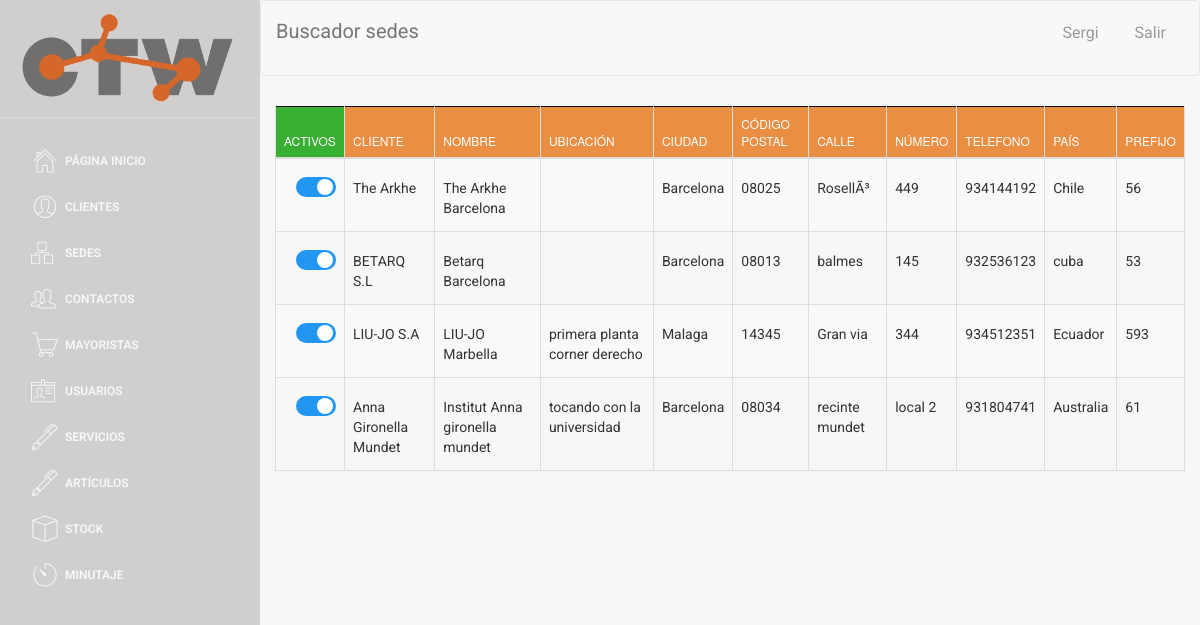
The app's page /buscador/buscador_sedes.php (signed in), older data.
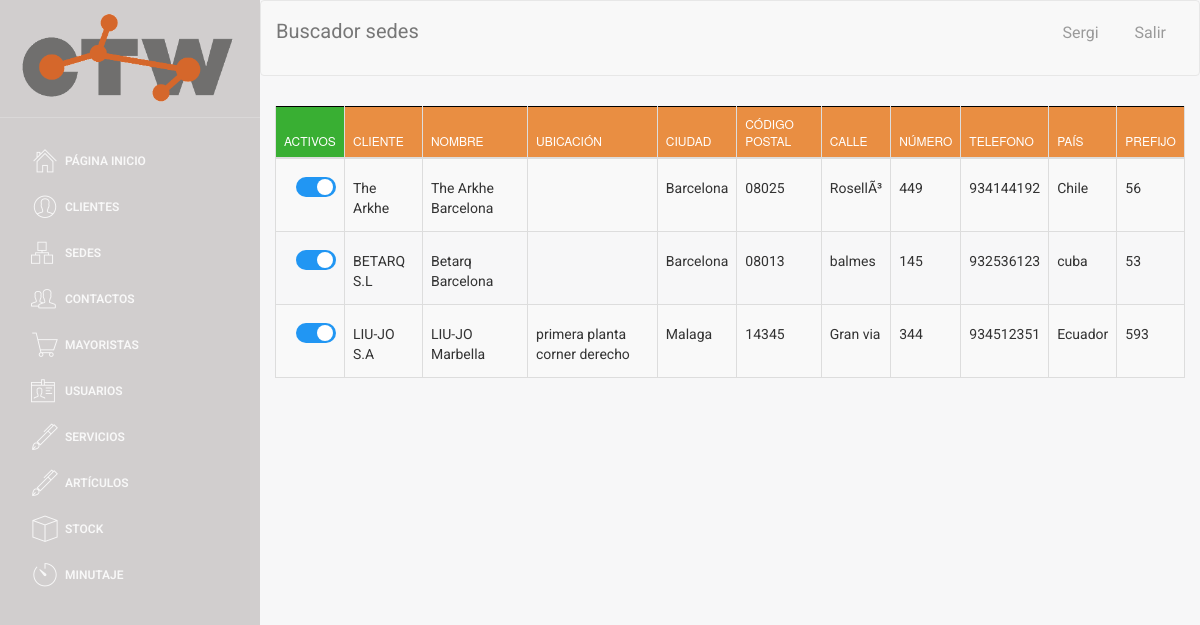
The same page, newer data.
### tables this page shows
CREATE TABLE `SEDE` (
  `ID_SEDE` int(5) NOT NULL,
  `NIF_cliente` varchar(9) DEFAULT NULL,
  `nombre` varchar(40) DEFAULT NULL,
  `ubicacion` varchar(50) DEFAULT NULL,
  `ciudad` varchar(25) NOT NULL,
  `codigo_postal` varchar(10) NOT NULL,
  `calle` varchar(30) NOT NULL,
  `numero` varchar(8) NOT NULL,
  `telefono` int(9) NOT NULL,
  `pais` varchar(30) DEFAULT NULL,
  `prefijo` int(5) DEFAULT NULL,
  `activo` tinyint(1) NOT NULL DEFAULT '1'
);

CREATE TABLE `CLIENTE` (
  `NIF_EMPRESA` varchar(9) NOT NULL,
  `nif_intra` varchar(20) DEFAULT NULL,
  `nombre_comercial` varchar(35) NOT NULL,
  `nombre_completo` varchar(60) NOT NULL,
  `telefono` int(9) NOT NULL,
  `email` varchar(30) NOT NULL,
  `ciudad_facturacion` varchar(25) NOT NULL,
  `codigo_postal_facturacion` varchar(10) NOT NULL,
  `calle_facturacion` varchar(30) NOT NULL,
  `numero_facturacion` varchar(8) NOT NULL,
  `ciudad_envio` varchar(25) NOT NULL,
  `codigo_postal_envio` varchar(10) NOT NULL,
  `calle_envio` varchar(30) NOT NULL,
  `numero_envio` varchar(8) NOT NULL,
  `IBAN` varchar(34) NOT NULL,
  `SEPA` varchar(2) NOT NULL,
  `pais` varchar(30) DEFAULT NULL,
  `prefijo` int(5) DEFAULT NULL,
  `activo` tinyint(1) NOT NULL
);

### web/assets/php/selects.php (called while the page is built, shortened)
<?php
function select_all_sede_activo()
{
    $conn = connect();
    $sql = "SELECT *,s.activo as s_activo, s.telefono as s_telefono
    FROM SEDE S, CLIENTE C
    WHERE S.NIF_cliente = C.NIF_EMPRESA";
    $data = $conn->query($sql);
    return $data;
}
function select_nombre_cliente($NIF_cliente)
{
    $conn = connect();
    $sql = "SELECT nombre_comercial
    FROM CLIENTE WHERE NIF_EMPRESA = '" . $NIF_cliente . "'";
    $data = $conn->query($sql);
    $row = $data->fetch_assoc();
    $nombre_cliente = $row['nombre_comercial'];
    return $nombre_cliente;
}

### web/buscador/buscador_sedes.php (the view, shortened to what this page needs)
<!doctype html>
<?php
include('../assets/php/selects.php');
include('../assets/php/functions.php');
if ($_SESSION["login_done"] == true){
?>
<html lang="en">
<head>
</head>
<body>
<div class="wrapper">
    <div class="sidebar">
        <div class="sidebar-wrapper">
        </div>
    </div>
    <div class="main-panel">
        <nav class="navbar navbar-default navbar-fixed">
            <div class="container-fluid">
                <div class="navbar-header">
                <a class="navbar-brand">Buscador sedes</a>
            </div>
            <div class="collapse navbar-collapse">
            </div>
        </div>
        </nav>
        <div class="content">
            <div class="container-fluid">
                <div class="row">
                    <div>
                        <div>
                            <table id="buscador_sede" class="table table-striped table-bordered">
                                <thead>
                                <tr>
                                    <th style="background-color: #39AF33; width: 3px;">Activos</th>
                                    <th>Cliente</th>
                                    <th>Nombre</th>
                                    <th>Ubicación</th>
                                    <th>Ciudad</th>
                                    <th>Código postal</th>
                                    <th>Calle</th>
                                    <th>Número</th>
                                    <th>Telefono</th>
                                    <th>País</th>
                                    <th>Prefijo</th>
                                </tr>
                                </thead>
                                <tbody>
                                <?php
                                $data = select_all_sede_activo();
                                if ($data->num_rows > 0) {
                                    while ($row = $data->fetch_assoc()) {
                                        $pk = $row['ID_SEDE'];
                                        ?>
                                        <tr>
                                            <?php checkbox_sede($row['s_activo'], $row['ID_SEDE']) ?>
                                            <td><label style="margin-top: 11px;">
                                                    <a data-pk=<?php echo "\"$pk\""; ?>>
                                                        <?php
                                                        $nif_cliente = $row['NIF_cliente'];
                                                        $nombreCliente = select_nombre_cliente($nif_cliente);
                                                        echo $nombreCliente;
                                                        ?>
                                                    </a></label></td>
                                            <td><label style="margin-top: 11px;"><a href="#" class="nombre"
                                                                                    data-pk=<?php echo "\"$pk\""; ?>><?php echo $row['nombre'] ?> </a></label>
                                            </td>
                                            <td><label style="margin-top: 11px;"><a href="#" class="ubicacion"
                                                                                    data-pk=<?php echo "\"$pk\""; ?>><?php echo $row['ubicacion'] ?> </a></label>
                                            </td>
                                            <td><label style="margin-top: 11px;"><a href="#" class="ciudad"
                                                                                    data-pk=<?php echo "\"$pk\""; ?>><?php echo $row['ciudad'] ?> </a></label>
                                            </td>
                                            <td><label style="margin-top: 11px;"><a href="#" class="codigo_postal"
                                                                                    data-pk=<?php echo "\"$pk\""; ?>><?php echo $row['codigo_postal'] ?> </a></label>
                                            </td>
                                            <td><label style="margin-top: 11px;"><a href="#" class="calle"
                                                                                    data-pk=<?php echo "\"$pk\""; ?>><?php echo $row['calle'] ?> </a></label>
                                            </td>
                                            <td><label style="margin-top: 11px;"><a href="#" class="numero"
                                                                                    data-pk=<?php echo "\"$pk\""; ?>><?php echo $row['numero'] ?> </a></label>
                                            </td>
                                            <td><label style="margin-top: 11px;"><a href="#" class="telefono"
                                                                                    data-pk=<?php echo "\"$pk\""; ?>><?php echo $row['s_telefono'] ?> </a></label>
                                            </td>
                                            <td><label style="margin-top: 11px;"><a href="#" class="pais"
                                                                                    data-pk=<?php echo "\"$pk\""; ?>><?php echo $row['pais'] ?> </a></label>
                                            </td>
                                            <td><label style="margin-top: 11px;"><a href="#" class="prefijo"
                                                                                    data-pk=<?php echo "\"$pk\""; ?>><?php echo $row['prefijo'] ?> </a>
                                            </td>
                                        </tr>
                                        <?php
                                    }
                                } else {
                                    echo "0 results";
                                }
                                ?>
                                </tbody>
                            </table>
                        </div>
                    </div>
                </div>
            </div>
        </div>
    </div>
</div>
</body>
</html>
<?php
} else {
    echo "false";
    header("location:../index.php");
}
?>

### web/assets/php/functions.php (shortened to what this page needs)
<html>
    <?php
function checkbox_sede($activo, $ID_SEDE)
{
    if ($activo == 0) {
        echo "<td><label style=\"margin-top: 10px; margin-left:12px;\" class=\"switcha\" ><a class=\"checkbox_activo\">&nbsp;0</a><input  type=\"checkbox\" onchange=\" onchange_sede($ID_SEDE, $activo)\"><div  class=\"slider rounda\"></div></label></td>";
    } else {
        echo "<td><label style=\"margin-top: 10px; margin-left:12px;\" class=\"switcha\"><a  class=\"checkbox_activo\">&nbsp;1</a><input  type=\"checkbox\" checked onchange=\" onchange_sede($ID_SEDE, $activo)\" ><div  class=\"slider rounda\"></div></label></td>";
    }
}
?>
</html>

### web/assets/css/micss.css (style rules this page uses)
.switcha { position: relative; display: inline-block; width: 40px; height: 20px; }
.slider { position: absolute; cursor: pointer; top: 0; left: 0; right: 0; bottom: 0; background-color: #ccc; -webkit-transition: .4s; transition: .4s; }
.slider:before { position: absolute; content: ""; height: 16px; width: 16px; left: 2px; bottom: 2px; background-color: white; -webkit-transition: .4s; transition: .4s; }
input:checked + .slider { background-color: #2196F3; }
input:checked + .slider:before { -webkit-transform: translateX(1px); -ms-transform: translateX(10px); transform: translateX(19px); }
.slider.rounda { border-radius: 34px; }
.slider.rounda:before { border-radius: 50%; }

### web/assets/css/table_editor.css (style rules this page uses)
a, a:hover { color: #000; }

### web/assets/css/table.css (style rules this page uses)
table { border: none; }
table thead, table tfoot { background-color: #e98e42; border: 1px solid black; }
a, a:hover { color: #000; }

Row changes from the older to the newer data that the page shows:
removed sede: NIF_cliente.nombre_comercial "Anna Gironella Mundet", nombre "Institut Anna gironella mundet", ubicacion "tocando con la universidad", ciudad "Barcelona", codigo_postal "08034", calle "recinte mundet", numero "local 2", telefono "931804741", NIF_cliente.pais "Australia", NIF_cliente.prefijo "61"
